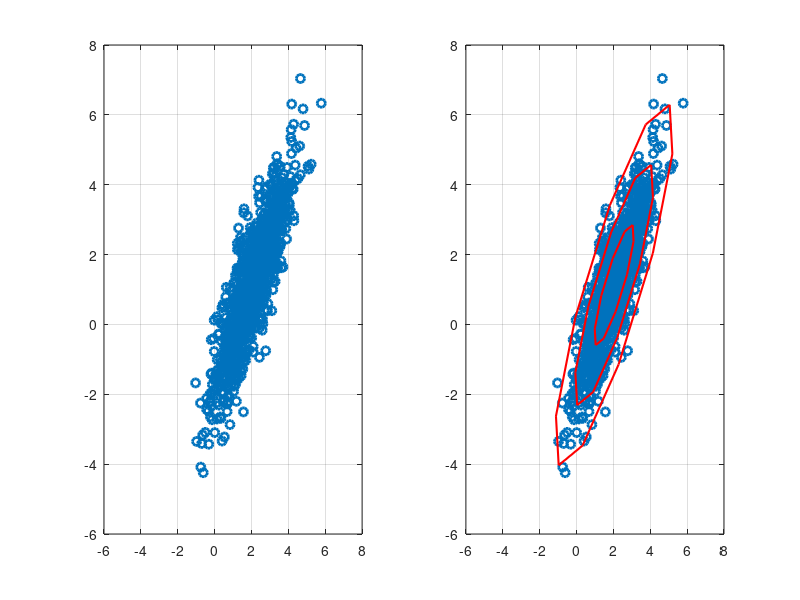

Write MATLAB code to recreate this figure.
xC = [2; 1;];
sig = [2; .5;];

theta = pi/3;
R =[cos(theta) -sin(theta); sin(theta) cos(theta)];

nPoints =1000;
X = R*diag(sig)*randn(2,nPoints)+diag(xC)*ones(2,nPoints);

subplot(1,2,1)
scatter(X(1,:),X(2,:),'k.','LineWidth',2)
hold on, box on,grid on
axis([-6 8 -6 8])

Xavg = mean(X,2)
B = X-Xavg*ones(1,nPoints);
[U,S,V] = svd(B/sqrt(nPoints),'econ');

subplot(1,2,2)
scatter(X(1,:),X(2,:),'k.','LineWidth',2)
hold on, box on,grid on
axis([-6 8 -6 8])

theta = (0:0.1:1)*2*pi;
[Xstd] = U*S*[cos(theta); sin(theta)];
plot(Xavg(1)+Xstd(1,:),Xavg(2)+Xstd(2,:),'r-','LineWidth',1.5)
plot(Xavg(1)+2*Xstd(1,:),Xavg(2)+2*Xstd(2,:),'r-','LineWidth',1.5)
plot(Xavg(1)+3*Xstd(1,:),Xavg(2)+3*Xstd(2,:),'r-','LineWidth',1.5)